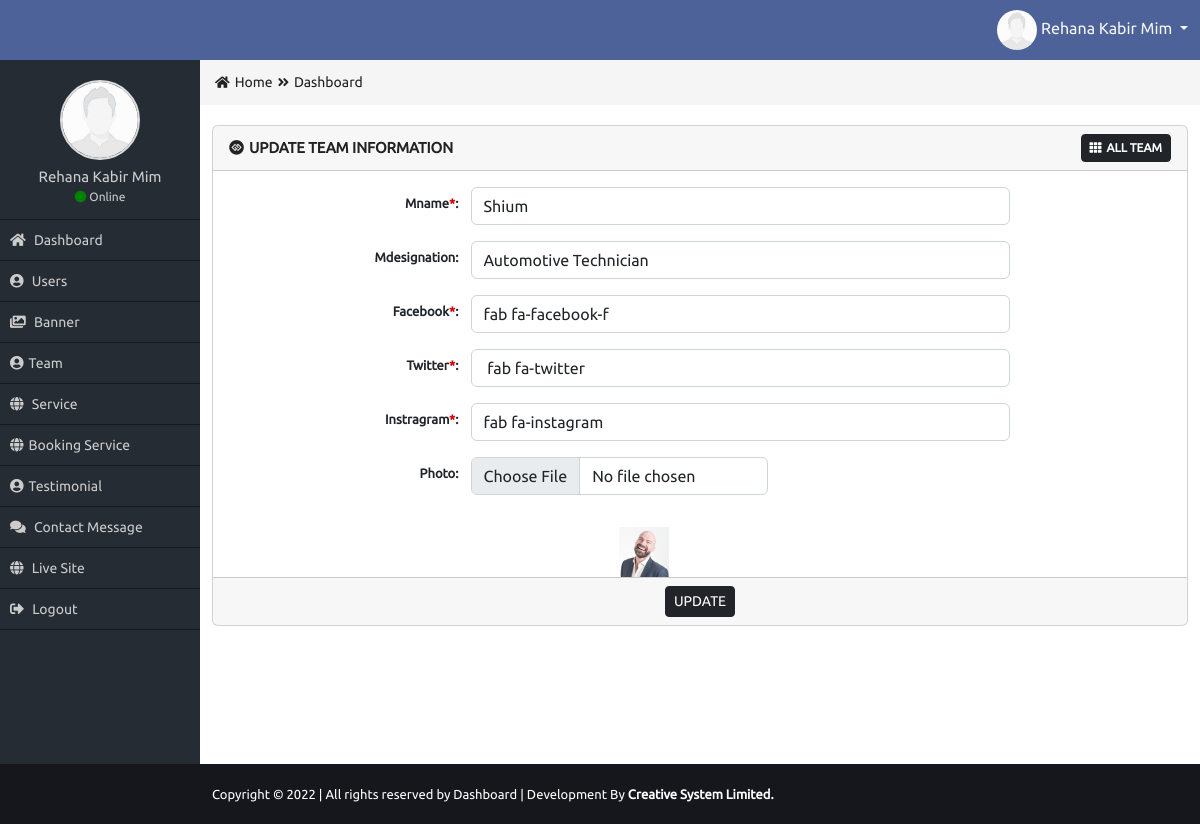
Page /Admin/edit-team.php?e=13 (signed in) on the committed database.
### tables this page shows
CREATE TABLE `team` (
  `member_id` int(11) NOT NULL,
  `member_name` varchar(50) NOT NULL,
  `member_designation` varchar(50) NOT NULL,
  `member_facebook` varchar(100) NOT NULL,
  `member_twitter` varchar(100) NOT NULL,
  `member_instragram` varchar(100) NOT NULL,
  `member_photo` varchar(50) NOT NULL
);

### Admin/edit-team.php (the view, shortened to what this page needs)
<?php
require_once("functions/function.php");
if($_SESSION['role']=='1'){
$id = $_GET['e'];
$selupd = "SELECT * FROM team WHERE member_id = $id";
$Q = mysqli_query($con, $selupd);
$data = mysqli_fetch_assoc($Q);
?>
<div class="row">
  <div class="col-md-12 ">
    <form method="POST" action="" enctype="multipart/form-data">
      <div class="card mb-3">
        <div class="card-header">
          <div class="row">
            <div class="col-md-8 card_title_part">
              <i class="fab fa-gg-circle"></i>UPDATE Team INFORMATION
            </div>
            <div class="col-md-4 card_button_part">
              <a href="all-team.php" class="btn btn-sm btn-dark"><i class="fas fa-th"></i>All Team</a>
            </div>
          </div>
        </div>
        <div class="card-body">
          <div class="row mb-3">
            <label class="col-sm-3 col-form-label col_form_label">Mname<span class="req_star">*</span>:</label>
            <div class="col-sm-7">
              <input type="text" class="form-control form_control" id="" name="Mname" value="<?= $data['member_name']; ?>">
            </div>
          </div>
          <div class="row mb-3">
            <label class="col-sm-3 col-form-label col_form_label">Mdesignation:</label>
            <div class="col-sm-7">
              <input type="text" class="form-control form_control" id="" name="Mdesignation" value="<?= $data['member_designation']; ?>">
            </div>
          </div>
          <div class="row mb-3">
            <label class="col-sm-3 col-form-label col_form_label">Facebook<span class="req_star">*</span>:</label>
            <div class="col-sm-7">
              <input type="text" class="form-control form_control" id="" name="facebook" value="<?= $data['member_facebook']; ?>">
            </div>
          </div>
          <div class="row mb-3">
            <label class="col-sm-3 col-form-label col_form_label">Twitter<span class="req_star">*</span>:</label>
            <div class="col-sm-7">
              <input type="text" class="form-control form_control" id="" name="twitter" value="<?= $data['member_twitter']; ?>">
            </div>
          </div>
          <div class="row mb-3">
            <label class="col-sm-3 col-form-label col_form_label">Instragram<span class="req_star">*</span>:</label>
            <div class="col-sm-7">
              <input type="text" class="form-control form_control" id="" name="instragram" value="<?= $data['member_instragram']; ?>">
            </div>
          </div>
          <div class="row mb-3">
            <label class="col-sm-3 col-form-label col_form_label">Photo:</label>
            <div class="col-sm-4">
              <input type="file" class="form-control form_control" id="" name="pic">
            </div>
          </div>
        </div>
        <div class="col-md-2 offset-5">
          <?php if ($data['member_photo'] != '') { ?>
            <img height="50" class="img200" src="uploads/<?= $data['member_photo']; ?>" alt="team" />
          <?php } else { ?>
            <img height="50" src="images/avatar.jpg" alt="avatar" />
          <?php } ?>
        </div>
        <div class="card-footer text-center">
          <button type="submit" class="btn btn-sm btn-dark">UPDATE</button>
        </div>
        <?php
      }else{
        header('Location:index.php');
      }
        ?>

### Admin/css/style.css (style rules this page uses)
* { margin: 0px; padding: 0px; outline: 0px; }
img { border: 0px; }
a { text-decoration: none; }
body { font-family: 'Ubuntu', sans-serif; overflow-x: hidden; }
.card_title_part { color: #222222; font-size: 15px; text-transform: uppercase; font-weight: bold; margin-top: 3px; }
.card_title_part i { margin-right: 5px; }
.card_button_part { text-align: right; }
.card_button_part a { font-size: 12px; text-transform: uppercase; font-weight: bold; }
.card_button_part a i { margin-right: 5px; }
span.req_star { color: #CC0000; }
.col_form_label { font-size: 13px; text-align: right; font-weight: bold; padding-right: 0px; }
.img200 { max-width: 300px; max-height: 200px; }

### rows in the picture
team: Mname "Shium", Mdesignation "Automotive Technician", facebook "fab fa-facebook-f", twitter "fab fa-twitter", instragram "fab fa-instagram", member_photo (picture)

### other values in the picture
$_SESSION['name'] "Rehana Kabir Mim"
